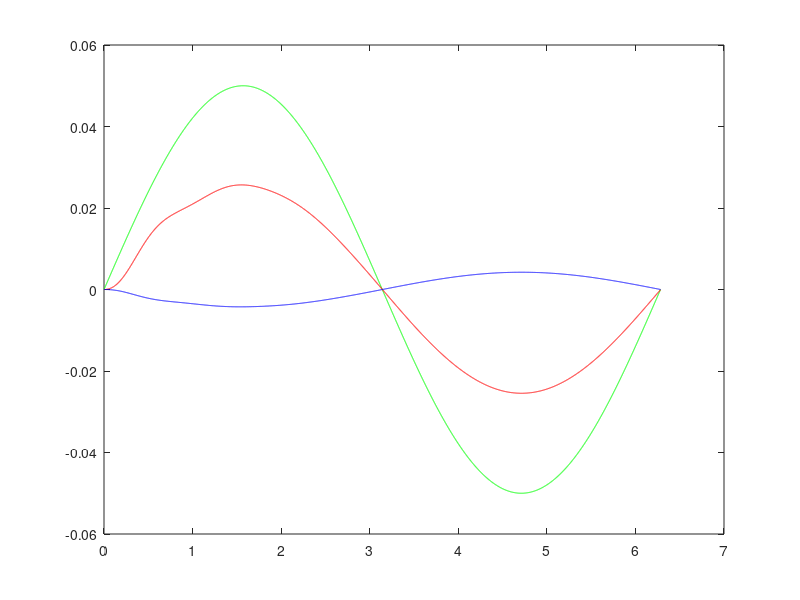
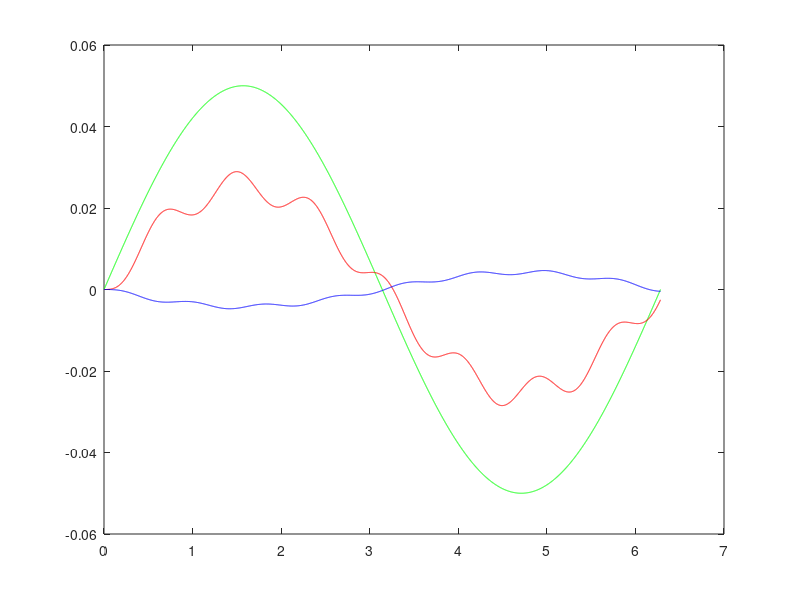

Source code (MATLAB) for these figures, in order:
% clc
% clear all
% close all

m = 22000;
j = 700000;
c1 = 40000;
c2 = 40000;
k1 = 600000;
k2 = 600000;

l1 = 6;
l2 = 6;

h1 = 0.001;
t1 = 0:h1:2*pi;
omega = 1;
u_sin = 0.05*sin(omega*t1);


impulse_amp = 0.05;
h2 = 0.001;
t2 = 0:h2:40;
u_impulse = zeros(length(t2),1);
u_impulse(10) = impulse_amp;

A = [0, 1, 0, 0;
    -(k1+k2)/m,  -(c1+c2)/m, (k1*l1 - k2*l2)/m, (c1*l1 - c2*l2)/m;
    0, 0, 0, 1;
    (k1*l1 - k2*l2)/j, (c1*l1 - c2*l2)/j, -(k1*l1*l1 + k2*l2*l2)/j, -(c1*l1*l1 + c2*l2*l2)/j];

B = [0,0,0,0;
    k1/m, c1/m, k2/m, c2/m;
    0,0,0,0;
    -k1*l1/j, -c1*l1/j, k2*l2/j, c2*l2/j];

C = [1, 0, 0, 0;
    0, 0, 1, 0];

D = zeros(2,4);
sys = ss(A,B,C,D);
naturalFreq = eig(A);
[wn,zeta] = damp(sys);

dsys = c2d(sys, h1);
X = [0;0;0;0];
for iter = 1:(length(t1)-1)
    zw1 = u_sin(iter);
    zw1_dot = (u_sin(iter+1) - u_sin(iter))/h1;
    zw2 = 0;
    zw2_dot = 0;
    X(:,iter+1) = dsys.A*X(:,iter) + dsys.B*[zw1;zw1_dot;zw2;zw2_dot];
end
figure,
plot(t1,u_sin,'g')
hold on
plot(t1,X(1,:),'r')
plot(t1,X(3,:),'b')


%%Skyhook
%
%
%  Ash = [0, 1, 0, 0;
%         -(k1+k2)/m, cz/m, -(-k1*l1 + k2*l2)/m, 0;
%         0, 0, 0, 1;
%         -(-k1*l1 + k2*l2)/j, 0, -(k1*l1*l1 + k2*l2*l2)/j, -cx/j];
%  Bsh = [0,0;
%         k1/m, k2/m;
%         0,0;
%         -k1*l1/j, k2*l2/j];
%
%  Csh = [0, 1, 0, 0;
%         0, 0, 0, 1];
%
%  Dsh = zeros(2,2);

% syms cz zdot xdot Fa1 Fa2 cx l1 l2
% 
% eqns = [Fa1+Fa2 == -cz*zdot;Fa1*l1-Fa2*l2==-cx*xdot];
% sln = solve(eqns,[Fa1,Fa2])


%% Feedback based
cz = 100;
cx = 5000;
% Ash = [0, 1, 0, 0;
%     -(k1+k2)/m, 0, (k1*l1 - k2*l2)/m, 0;
%     0, 0, 0, 1;
%     (k1*l1 - k2*l2)/j, 0, -(k1*l1*l1 + k2*l2*l2)/j, 0];
% Bsh = [0,0,0,0;
%     k1/m, k2/m, -1/m, -1/m;
%     0,0,0,0;
%     -k1*l1/j, k2*l2/j, l1/j, -l2/j];
% 
% Csh = [0, 1, 0, 0;
%     0, 0, 0, 1];
% 
% Dsh = zeros(2,4);

Ash = [0, 0, 0, 0;
    -(k1+k2)/m, cz/m, (k1*l1 - k2*l2)/m, 0;
    0, 0, 0, 0;
    (k1*l1 - k2*l2)/j, 0, -(k1*l1*l1 + k2*l2*l2)/j, -cx/j];
Bsh = [0,0,-1/cz,-1/cz;
    k1/m, k2/m, 0, 0;
    0,0,-l1/cx,l2/cx;
    -k1*l1/j, k2*l2/j, 0, 0];

Csh = [1,0, 0, 0;
    0, 1, 0, 0;
    0, 0, 1, 0;
    0, 0, 0, 1];

Dsh = zeros(4,4);


fb_tf = [0, -cz*l2/(l1+l2),0, -cx/(l1+l2);
    0, -cz*l1/(l1+l2), 0, cx/(l1+l2)];

%%
sys = ss(Ash,Bsh,Csh,Dsh);
dsys = c2d(sys, h1);
X = [0;0;0;0];
for iter = 1:(length(t1)-1)
    zw1 = u_sin(iter);
    zw2 = 0;
    Fa1 = -cx*X(4,iter)/(l1+l2) - cz*l2*X(2,iter)/(l1+l2);
    Fa2 = cx*X(4,iter)/(l1+l2) - cz*l1*X(2,iter)/(l1+l2);
    X(:,iter+1) = dsys.A*X(:,iter) + dsys.B*[zw1;zw2;Fa1;Fa2];
end
figure,
plot(t1,u_sin,'g')
hold on
plot(t1,X(1,:),'r')
plot(t1,X(3,:),'b')
